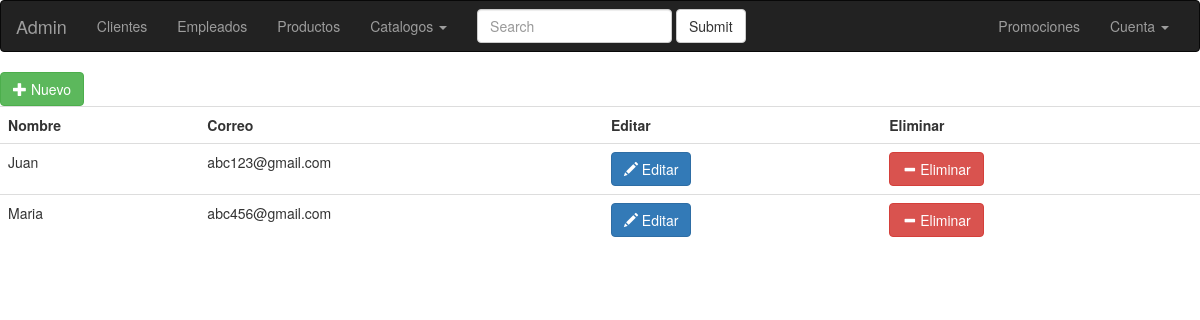
Page /admin/cliente/index.php on the committed database.
### tables this page shows
create table cliente (
	id_cliente int auto_increment,
	id_usuario int not null,
	nombre varchar (100) not null,
	apaterno varchar (100),
	amaterno varchar (100),
	domicilio text,
	foto varchar (100),
	primary key (id_cliente),
    foreign key (id_usuario) references usuario (id_usuario)
);

create table usuario(
	id_usuario int auto_increment,
	correo varchar (100) not null unique,
	contraseña varchar (32) not null,
    primary key (id_usuario)
);

### admin/abarrotera.class.php (called while the page is built, shortened)
<?php
	if(!class_exists('Abarrotera')){
		class Abarrotera{
			function __construct(){
				include ('../../config.php');
				$this->conexion=$conexion;
			}
			function consultar($sql,$parametros=null){
				$statement=$this->conexion->prepare($sql);
				$statement->execute();
				$datos=$statement->fetchAll();
				return $datos;
			}
		}
	}
	$abarrotera= new Abarrotera;
?>

### admin/cliente/index.php (the view)
<?php
	include_once('../abarrotera.class.php');
	include('../header.php');
	$datos=$abarrotera->consultar("select cli.id_cliente,cli.id_usuario,concat(cli.nombre,' ',ifnull(cli.apaterno,''),' ',ifnull(cli.amaterno,'')) as nom_cliente,usr.correo from cliente cli join usuario usr on cli.id_usuario=usr.id_usuario order by nom_cliente asc");
	echo '<a class="btn btn-success" href="nuevo.php?" role="button"><span class="glyphicon glyphicon-plus" aria-hidden="true"></span> Nuevo</a>';
	echo '<table class="table table-hover">';
	echo '<tr>';
	echo '<th>Nombre</th>';
	echo '<th>Correo</th>';
	echo '<th>Editar</th>';
	echo '<th>Eliminar</th>';
	echo '</tr>';
	foreach ($datos as $key => $value) {
		echo '<tr>';
			echo '<td>'.$value['nom_cliente'].'</td>';
			echo '<td>'.$value['correo'].'</td>';
			echo '<td><a class="btn btn-primary" href="editar.php?id_cliente='.$value['id_cliente'].'" role="button"><span class="glyphicon glyphicon-pencil" aria-hidden="true"></span> Editar</a></td>';
			echo '<td><a class="btn btn-danger" href="eliminar.php?id_cliente='.$value['id_cliente'].'" role="button"><span class="glyphicon glyphicon-minus" aria-hidden="true"></span> Eliminar</a></td>';
		echo '</tr>';
	}
	echo '</table>';
	include('../footer.php');
?>

### rows in the picture
cliente: nom_cliente "Juan", id_usuario.correo "abc123@gmail.com"
cliente: nom_cliente "Maria", id_usuario.correo "abc456@gmail.com"
